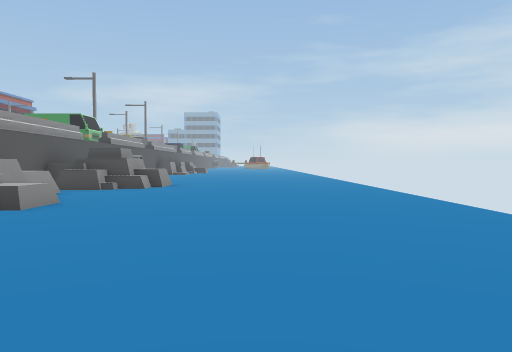
view 1 (above)

16 first-person views from a walk through a 3-D level made in the Unity game engine. The camera is 1.4 m above the floor, tilts 2° down and sees 70° across. Doors are open. The floor is counted in squares, 2 m on a side. Each view is taken from the middle of a square. On the plan, view 1 faces up. The plan holds only what a view shows up to about 11 squares ahead; the rest is blank. The place goes on beyond the plan.

view 2
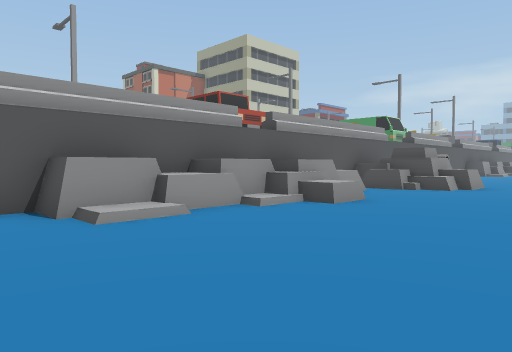

view 3
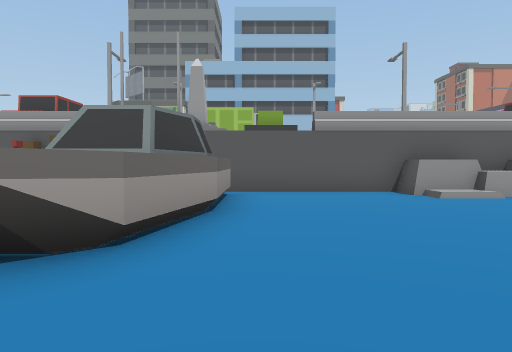

view 4
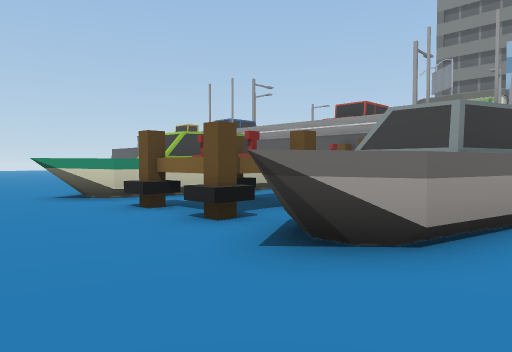

view 5
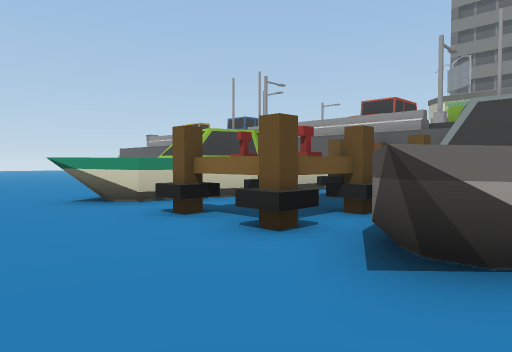

view 6
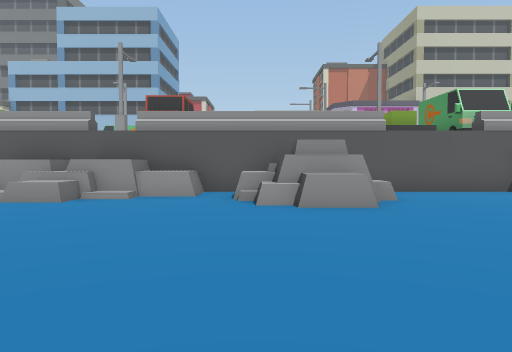

view 7
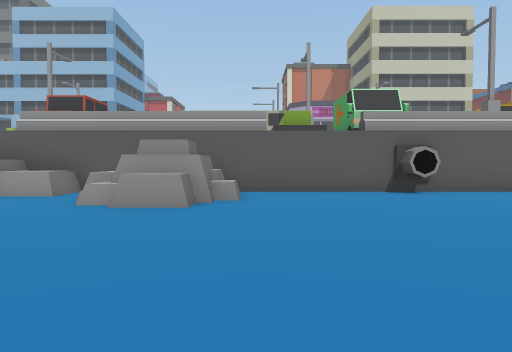

view 8
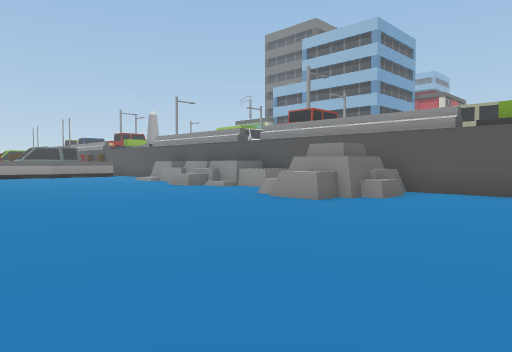

view 9
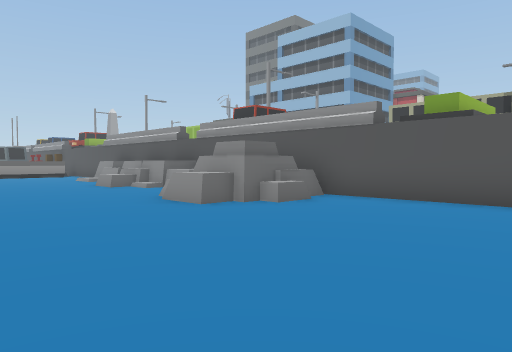

view 10
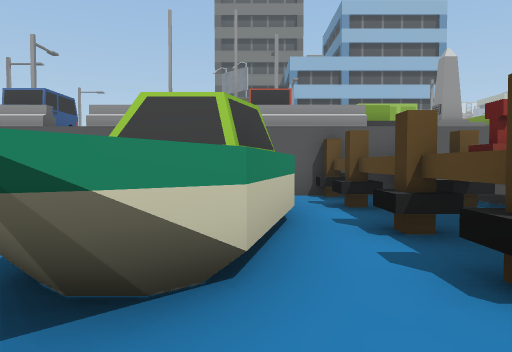

view 11
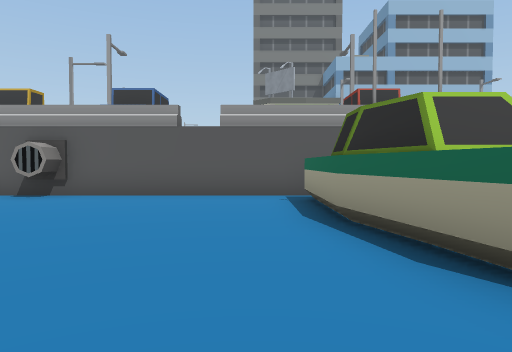

view 12
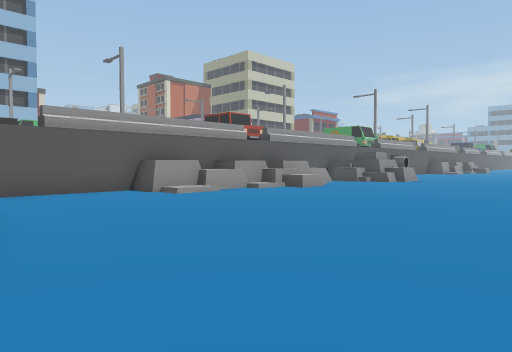

view 13
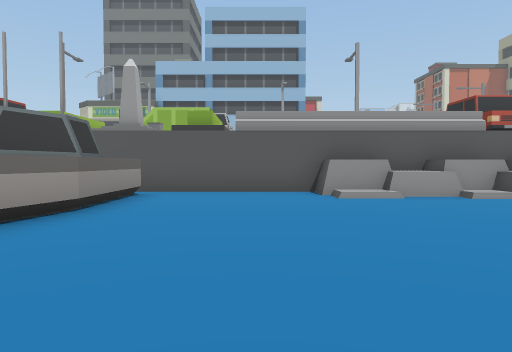

view 14
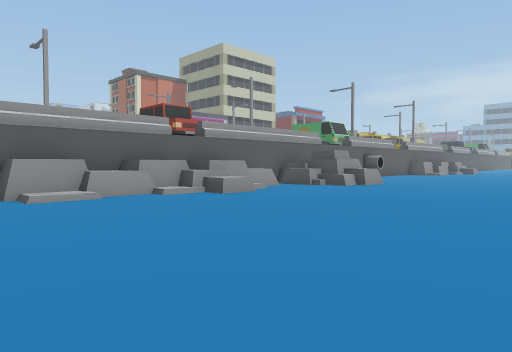

view 15
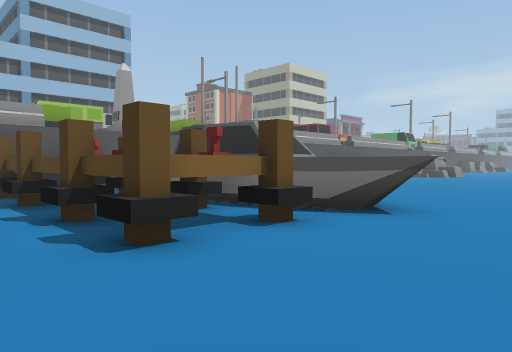

view 16
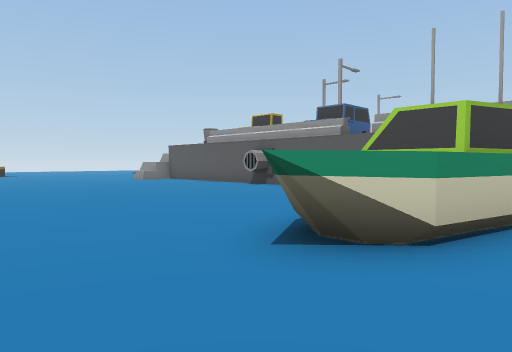

### Floor plan
Key: @ floor where view 1 was taken; # wall or solid block; x gap in a wall; . floor; / step, stairs or slope; = window, fence, low wall or low ledge; ^ raised ledge; v drop or lower ground; R rock; C car; B boat; A van; O other object.
Columns run from 10 left of view 1 to 3 right of it. Each row starts with its distance up from view 1.
 17    AO.......
 16   #A#.........
 15     /.........
 14 OOO /.........
 13     =.........
 12     #RRR.....
 11     RRRR......
 10     #RRR......
  9     =.........
  8   C ^^........
  7  CC ^^=.......
  6     ^^^.......
  5     ^^=.......
  4     ^^........
  3     ^^........
  2     =^........
  1     =.........
  0     ^.....@...
 -1   O//.........
 -2   O /.........
 -3     /BBBBBB...
 -4        BBBBB..
 -5      vBBBB....
 -6 OOO v #####...
 -7     ^x#####...
 -8   C =.........
 -9  CC =BBBBBB...
-10     #  BBBBB..
-11     =BBBB.....
-12     =........
-13     x........
-14     x........
-15  CC =........
-16   C #........
-17     O. .....

Where each view was taken, in squares from view 1:
view 1: 0 up, 0 right, facing up
view 2: 0 up, 0 right, facing up-left
view 3: 2 down, 3 right, facing left
view 4: 2 down, 3 right, facing down-left
view 5: 3 down, 3 right, facing down-left
view 6: 10 up, 3 right, facing left
view 7: 13 up, 3 right, facing left
view 8: 16 up, 3 right, facing down-left
view 9: 17 up, 1 right, facing down-left
view 10: 9 down, 2 right, facing left
view 11: 12 down, 2 right, facing left
view 12: 3 down, 3 right, facing up-left
view 13: 0 up, 3 right, facing left
view 14: 0 up, 3 right, facing up-left
view 15: 9 down, 3 right, facing up-left
view 16: 8 down, 3 right, facing down-left
